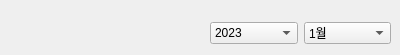
         <widget class="QWidget" name="tab_16">
          <attribute name="title">
           <string>월 선택</string>
          </attribute>
          <widget class="QWidget" name="layoutWidget_14">
           <property name="geometry">
            <rect>
             <x>210</x>
             <y>20</y>
             <width>181</width>
             <height>26</height>
            </rect>
           </property>
           <layout class="QHBoxLayout" name="horizontalLayout_4">
            <item>
             <widget class="QComboBox" name="comboBox_7">
              <item>
               <property name="text">
                <string>2023</string>
               </property>
              </item>
             </widget>
            </item>
            <item>
             <widget class="QComboBox" name="comboBox_8">
              <property name="cursor">
               <cursorShape>PointingHandCursor</cursorShape>
              </property>
              <item>
               <property name="text">
                <string>1월</string>
               </property>
              </item>
              <item>
               <property name="text">
                <string>2월</string>
               </property>
              </item>
              <item>
               <property name="text">
                <string>3월</string>
               </property>
              </item>
              <item>
               <property name="text">
                <string>4월</string>
               </property>
              </item>
              <item>
               <property name="text">
                <string>5월</string>
               </property>
              </item>
              <item>
               <property name="text">
                <string>6월</string>
               </property>
              </item>
              <item>
               <property name="text">
                <string>7월</string>
               </property>
              </item>
              <item>
               <property name="text">
                <string>8월</string>
               </property>
              </item>
              <item>
               <property name="text">
                <string>9월</string>
               </property>
              </item>
              <item>
               <property name="text">
                <string>10월</string>
               </property>
              </item>
              <item>
               <property name="text">
                <string>11월</string>
               </property>
              </item>
              <item>
               <property name="text">
                <string>12월</string>
               </property>
              </item>
             </widget>
            </item>
           </layout>
          </widget>
         </widget>
